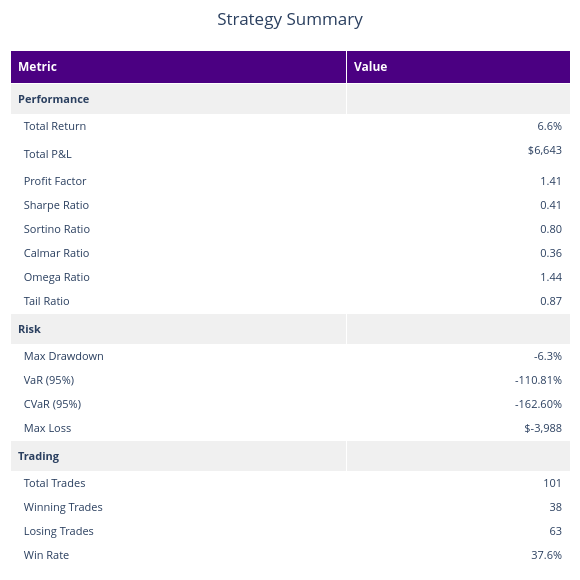

Notebook code for this chart:
### Code cell
report.plot_summary()

### Figure 1 — Plotly figure (JSON) as saved in the notebook; plotly's stock layout.template omitted (floating-point values rounded to 4 significant figures)
{"data": [{"cells": {"align": ["left", "right"], "fill": {"color": [["#f0f0f0", "white", "white", "white", "white", "white", "white", "white", "white", "#f0f0f0", "white", "white", "white", "white", "#f0f0f0", "white", "white", "white", "white", "white", "white", "white", "white", "white"], ["#f0f0f0", "white", "white", "white", "white", "white", "white", "white", "white", "#f0f0f0", "white", "white", "white", "white", "#f0f0f0", "white", "white", "white", "white", "white", "white", "white", "white", "white"]]}, "font": {"size": 11}, "height": 24, "values": [["<b>Performance</b>", "  Total Return", "  Total P&L", "  Profit Factor", "  Sharpe Ratio", "  Sortino Ratio", "  Calmar Ratio", "  Omega Ratio", "  Tail Ratio", "<b>Risk</b>", "  Max Drawdown", "  VaR (95%)", "  CVaR (95%)", "  Max Loss", "<b>Trading</b>", "  Total Trades", "  Winning Trades", "  Losing Trades", "  Win Rate", "  Avg P&L", "  Avg Win", "  Avg Loss", "  Max Win", "  Avg Days Held"], ["", "6.6%", "$6,643", "1.41", "0.41", "0.80", "0.36", "1.44", "0.87", "", "-6.3%", "-110.81%", "-162.60%", "$-3,988", "", "101", "38", "63", "37.6%", "$66", "$606", "$-260", "$6,920", "9.3"]]}, "columnwidth": [300, 200], "header": {"align": "left", "fill": {"color": "indigo"}, "font": {"color": "white", "size": 12}, "height": 30, "values": ["<b>Metric</b>", "<b>Value</b>"]}, "type": "table"}], "layout": {"height": 580, "margin": {"b": 10, "l": 10, "r": 10, "t": 50}, "title": {"text": "Strategy Summary", "x": 0.5}, "width": 580}}
